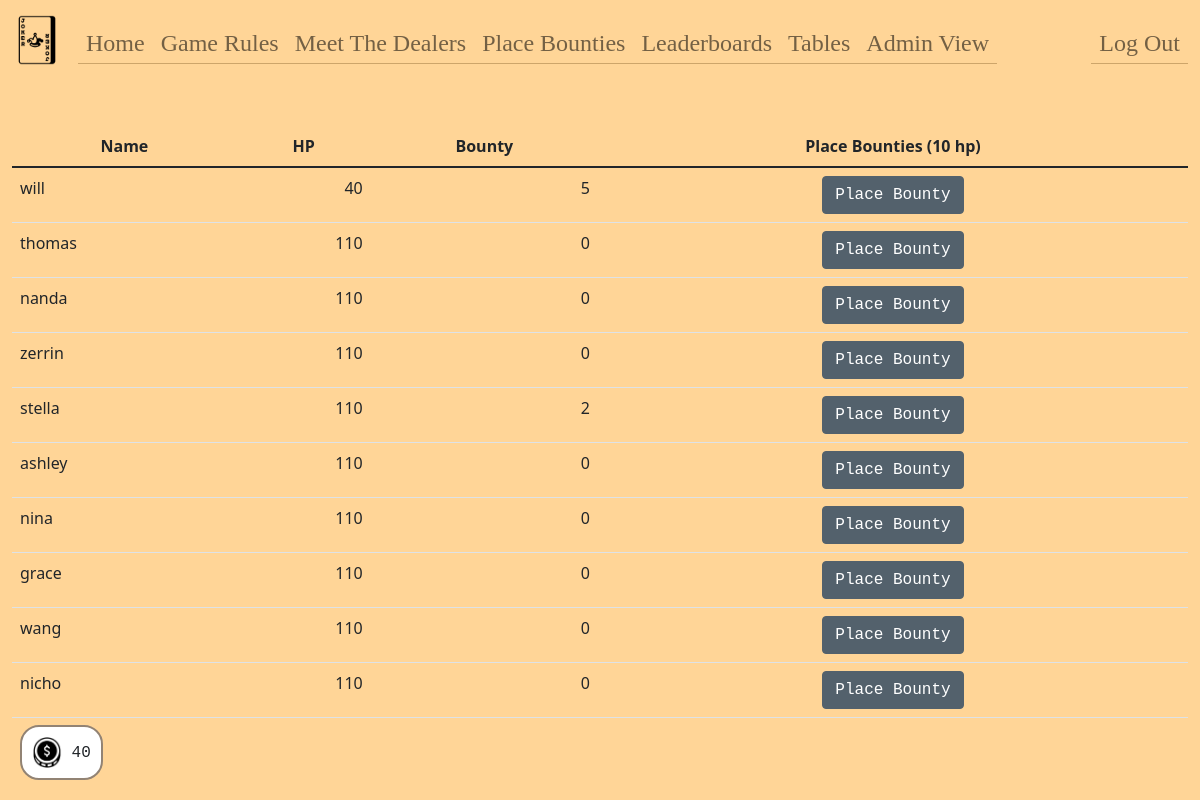
Page /players (signed in) on the committed database.
### tables this page shows
CREATE TABLE users (
  id INTEGER PRIMARY KEY AUTOINCREMENT,
  name TEXT NOT NULL,
  hash TEXT NOT NULL,
  email TEXT,
  hp INTEGER DEFAULT 100 NOT NULL,
  bounty INTEGER DEFAULT 0 NOT NULL,
  lucky INTEGER DEFAULT 0 NOT NULL,
  playing INTEGER DEFAULT 0 NOT NULL,
  dealing INTEGER DEFAULT 0 NOT NULL,
  permission INTEGER DEFAULT 0 NOT NULL,
  poker INTEGER DEFAULT 0 NOT NULL,
  tableid INTEGER DEFAULT 0 NOT NULL
);

### app.py (the view)
@app.route("/players", methods=["GET", "POST"])
@login_required
def players():
    if request.method == "POST":
        id = int(request.form['user_id'])
        rows = db.execute("SELECT * FROM users WHERE id = ?", session["user_id"])
        if rows[0]["hp"] < 10:
            return jsonify({'success': False})
        db.execute("UPDATE users SET hp = hp - 10, lucky = lucky + 10 WHERE id = ?", session["user_id"])
        db.execute("UPDATE users SET bounty = bounty + 1 WHERE id = ?", id)
        rows = db.execute("SELECT * FROM users WHERE id = ?", session["user_id"])
        session["hp"] = rows[0]["hp"]
        hp = session["hp"]
        return jsonify({'success': True, 'hp': hp})
    else:
        players = db.execute("SELECT * FROM users ORDER BY hp")
        return render_template("players.html", players=players)

### app.py (called while the page is built)
@app.after_request
def after_request(response):
    response.headers["Cache-Control"] = "no-cache, no-store, must-revalidate"
    response.headers["Expires"] = 0
    response.headers["Pragma"] = "no-cache"
    return response

### helpers.py (called while the page is built)
def login_required(f):
    @wraps(f)
    def decorated_function(*args, **kwargs):
        if session.get("user_id") is None:
            return redirect("/login")
        return f(*args, **kwargs)
    return decorated_function

### templates/players.html (shortened to what this page needs)
{% extends "layout.html" %}
{% block main %}
    <div class="table-borderless table-responsive">
    <table class="table">
        <thead>
            <tr>
                <th>Name</th>
                <th>HP</th>
                <th>Bounty</th>
                <th>Place Bounties &#40;10 hp&#41;</th>
            </tr>
        </thead>
        <tbody>
    {% for player in players %}
        <tr class="">
            <td class="text-start">{{ player["name"] }}</td>
            <td class="text-end">{{ player["hp"] }}</td>
            <td class="text-end"> {{ player["bounty"] }} </td>
            <td><button class="btn btn-primary btn-updated" onClick="placeBounty({{ player["id"] }})">Place Bounty</button></td>
        </tr>
    {% endfor %}
    </tbody>
    </table>
</div>
{% endblock %}
{% block footer %}
    <div id="value-container"><img class="img-fluid money" src="/static/money.png"> {{ session["hp"] }} </div>
{% endblock %}

### templates/layout.html (shortened to what this page needs)
<!DOCTYPE html>
<html lang="en">
    <head>
        <link href="https://cdn.jsdelivr.net/npm/bootstrap@5.1.3/dist/css/bootstrap.min.css" rel="stylesheet">
        <link href="/static/styles.css" rel="stylesheet">
        <link href="/static/popups.css" rel="stylesheet">
    </head>
    <body>
        <nav class="bg-light navbar navbar-expand-md navbar-light">
            <div class="container-fluid">
                <a class="navbar-brand" href="/"><img class="img-fluid jokerimg" src="/static/poker-cards.png"></a>
                <div class="collapse navbar-collapse" id="navbar">
                    {% if session["admin"] == 1 %}
                        <ul class="navbar-nav me-auto mt-2 text-center navfont">
                            <li class="nav-item"><a class="nav-link" href="/">Home</a></li>
                            <li class="nav-item"><a class="nav-link" href="/rules">Game Rules</a></li>
                            <li class="nav-item"><a class="nav-link" href="/dealers">Meet The Dealers</a></li>
                            <li class="nav-item"><a class="nav-link" href="/players">Place Bounties</a></li>
                            <li class="nav-item"><a class="nav-link" href="/leaderboard">Leaderboards</a></li>
                            <li class="nav-item"><a class="nav-link" href="/tables">Tables</a></li>
                            <li class="nav-item"><a class="nav-link" href="/admin">Admin View</a></li>
                        </ul>
                        <ul class="navbar-nav ms-auto mt-2 text-center navfont">
                            <li class="nav-item"><a class="nav-link" href="/logout">Log Out</a></li>
                        </ul>
                    {% else %}
                        <ul class="navbar-nav ms-auto mt-2 navfont">
                            <li class="nav-item"><a class="nav-link" href="/register">Register</a></li>
                            <li class="nav-item"><a class="nav-link" href="/login">Log In</a></li>
                        </ul>
                    {% endif %}
                </div>
            </div>
        </nav>
        <main class="container-fluid py-5 text-center">
            {% block main %}{% endblock %}
        </main>
    </body>
    <footer>
        {% block footer %}{% endblock %}
    </footer>
</html>

### static/styles.css (style rules this page uses)
nav .navbar-brand { font-size: xx-large; }
.btn-updated { background-color:#53616C; border-color:#53616C; font-family: monospace; }
.bg-light { --bs-bg-opacity: 0; }
.container-fluid { background-color: #FFD597; }
body { background-color: #FFD597; }
.jokerimg { x: 10; width: 50px; height: 50px; }
.money { width: 30px; height: 30; }
.navbar-nav li { border-bottom: 1px solid #CDA56A; }
.navbar-nav li a { color: #924828; }
.navfont { color: #924848; font-family: Poppins; font-style: bold; font-size: 24px; line-height: 36px; line-height: 100%; letter-spacing: 4%; }

### static/popups.css (style rules this page uses)
#value-container { position: fixed; bottom: 20px; left: 20px; padding: 10px; background-color: #FFFFFF; border-radius: 19px; border: 2px solid #928374; font-family: monospace; }

### rows in the picture
users: name "will", hp "40", bounty "5"
users: name "thomas", hp "110", bounty "0"
users: name "nanda", hp "110", bounty "0"
users: name "zerrin", hp "110", bounty "0"
users: name "stella", hp "110", bounty "2"
users: name "ashley", hp "110", bounty "0"
users: name "nina", hp "110", bounty "0"
users: name "grace", hp "110", bounty "0"
users: name "wang", hp "110", bounty "0"
users: name "nicho", hp "110", bounty "0"

### other values in the picture
{{ session["hp"] }} "40"
